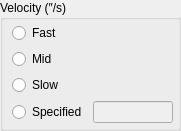
   <widget class="QGroupBox" name="groupBox_27">
    <property name="geometry">
     <rect>
      <x>830</x>
      <y>290</y>
      <width>181</width>
      <height>131</height>
     </rect>
    </property>
    <property name="title">
     <string>Velocity (″/s)</string>
    </property>
    <widget class="QWidget" name="layoutWidget">
     <property name="geometry">
      <rect>
       <x>12</x>
       <y>23</y>
       <width>161</width>
       <height>102</height>
      </rect>
     </property>
     <layout class="QGridLayout" name="gridLayout_8">
      <item row="0" column="0">
       <widget class="QRadioButton" name="radioButton_alpha2_vel_fast">
        <property name="text">
         <string>Fast</string>
        </property>
       </widget>
      </item>
      <item row="1" column="0">
       <widget class="QRadioButton" name="radioButton_alpha2_vel_mid">
        <property name="text">
         <string>Mid</string>
        </property>
       </widget>
      </item>
      <item row="2" column="0">
       <widget class="QRadioButton" name="radioButton_alpha2_vel_slow">
        <property name="text">
         <string>Slow</string>
        </property>
       </widget>
      </item>
      <item row="3" column="0">
       <widget class="QRadioButton" name="radioButton_alpha2_vel_spec">
        <property name="text">
         <string>Specified</string>
        </property>
       </widget>
      </item>
      <item row="3" column="1">
       <widget class="QLineEdit" name="lineEdit_alpha2_vel_spec">
        <property name="enabled">
         <bool>false</bool>
        </property>
        <property name="cursor">
         <cursorShape>IBeamCursor</cursorShape>
        </property>
        <property name="readOnly">
         <bool>false</bool>
        </property>
       </widget>
      </item>
     </layout>
    </widget>
   </widget>
